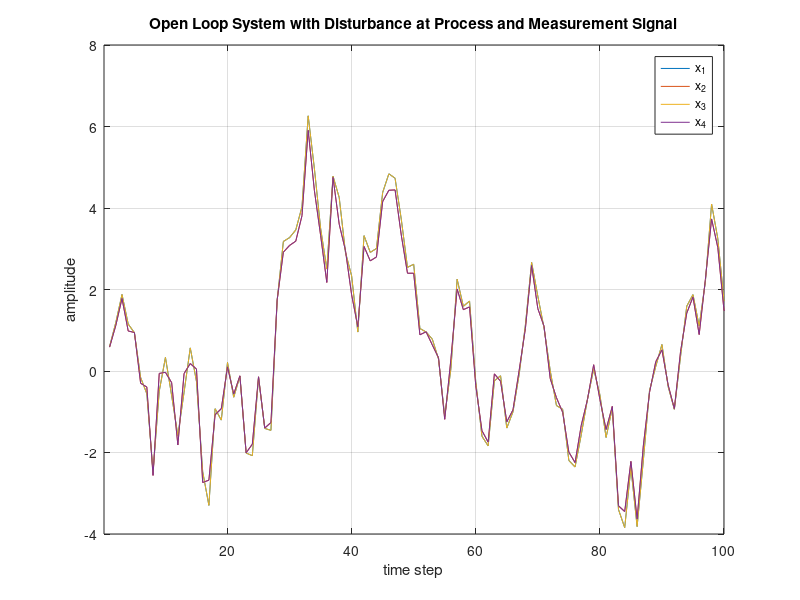

This chart was generated by the following MATLAB code: (Note: this script raises an error after producing the figure.)
clear all;clc
g = 1;
lp = 1;
mp =0.2;
mk = 1;
mt = 1;
a = g/(lp*(4.0/3 - mp/(mp+mk)));
A = [0 1 0 0;0 0 a 0;0 0 0 1;0 0 a 0];
b = -1/(lp*(4.0/3 - mp/(mp+mk)));
B = [0;1/mt;0;b];
C = [0 1 0 1];
D = 0;
sys = ss(A,B,C,D,0.01);
N = 100;
u = 0;
%%  Apply Disturbance 
w = wgn(N,1,1);
v = w;
%%  Open Loop System
x = .1*ones(4,1);
for i = 1:N
    x(:,i+1) = A*x(:,i)+B*u+w(i);
    y(i) = C*x(:,i)+v(i);
    x(:,i) = x(:,i+1);
end
figure(1);clf
plot(x');
grid on;
xlim([.1 N])
xlabel('time step')
ylabel('amplitude')
legend('x_1','x_2','x_3','x_4')
title('Open Loop System with Disturbance at Process and Measurement Signal')
%%  LQG 
R = 1;
for i = 1:5
    Q(i) = 10^-i;
    [~,L(:,i),~] = kalman(sys,Q(i),R);
    [K(i,:),~,cl(:,i)] = lqr(sys,Q(i),R);
end
%%  Observer-based-controller 
x_hat = ones(4,1,5);
for i = 1:N
    for j = 1:5
    u_c(j,i) = -K(j,:)*x_hat(:,i,j);
    y_hat(j,i) = C*x_hat(:,i,j);
    x_hat(:,i+1,j) = (A-B*K(j,:))*x_hat(:,i,j)+L(:,j)*(y_hat(i)-y(i));
    end
end
%%  Plot 
figure(2);clf
lgn1 = sprintf('Q=1.00E-1');
lgn2 = sprintf('Q=1.00E-2');
lgn3 = sprintf('Q=1.00E-3');
lgn4 = sprintf('Q=1.00E-4');
lgn5 = sprintf('Q=1.00E-5');
figure(2);
for i = 1:4
    for j = 1:5
        subplot(2,2,i);
        plot(x_hat(i,:,j)');hold on
        xlabel('time step')
        grid on
        ylabel(sprintf('x_%d',i))
    end
end
legend(lgn1,lgn2,lgn3,lgn4,lgn5,'Location','SouthWest')
for i = 1:5
    figure(3)
    plot(y_hat(i,:));hold on
end
xlabel('time step')
ylabel('degree')
grid on
legend(lgn1,lgn2,lgn3,lgn4,lgn5,'Location','NorthWest')
title('Output Response with Various Matrices Q')
%%  Observer-based-controller via KalmanNet and RL  
x_nw = ones(4,1);
for i = 1:N
    x_nw(:,i+1) = A*x_nw(:,i);
    y_nw(i) = C*x_nw(:,i);
    x_nw(:,i) = x_nw(:,i+1);
end
x_nw = x_nw(:,1:N);
[x_hat_net,y_hat_net,KG] = KalmanNet(x_nw,y_nw,A,C);
%%
[P_vi,K_vi,G_vi] = value_iteration(A,N,B,Q(5),R,0.2);
x_hat_vi = ones(4,1);
for i = 1:N
    u_vi(j,i) = -K_vi*x_hat_vi(:,i);
%     y_hat_vi(i) = C*x_hat_vi(:,i);
    x_hat_vi(:,i+1) = (A-B*K_vi)*x_hat_vi(:,i)+KG(i)*(normalize(y_hat_net(i))-y(i));
end
%%  Plot 
figure(4);clf
subplot(211)
plot(x');hold on
subplot(212)
plot(x_hat_net')
figure(5);clf
plot(y_hat(5,:),'r')
hold on
plot(normalize(y_hat_net),'b')
xlim([5 N])
grid on
xlabel('time step')
ylabel('degree')
legend('LQG','KalmanNet-VI')
title('Comparison Output Response')